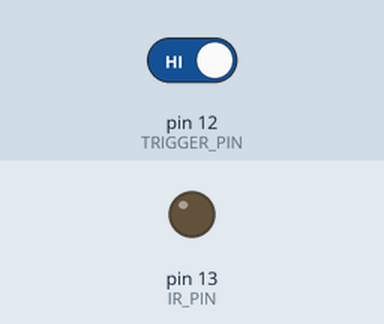
This program was run on a simulated Arduino Uno, built with avr-gcc and run on an emulated ATmega328P. Parts: output pins drawn as LEDs (lit = HIGH). The test bench sets the inputs (shaded band); at power-on: pin 12 (TRIGGER_PIN) HIGH.

Above: at 3.0 s.
3.1 s: pin 12 (TRIGGER_PIN) driven LOW
At 4.2 s:
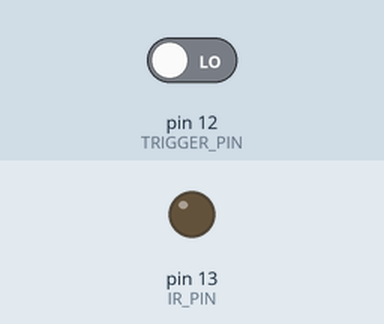
4.7 s: pin 12 (TRIGGER_PIN) driven HIGH
At 5.6 s:
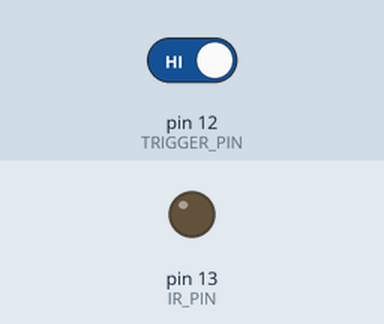
Timing chart, 0 to 14.2 s (numbered marks = the images above; inputs shaded):
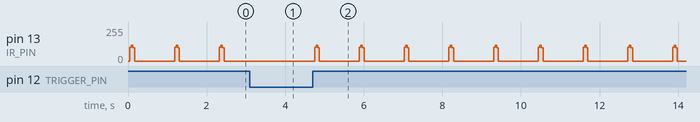

Measured:
- after the input at 3.1 s, pin 13 (IR_PIN): stays 0/255 (without the input it goes to 102/255 after 0.36 s)
- after the input at 4.7 s, pin 13 (IR_PIN): 0/255 → 102/255 after 0.05 s, then repeats every 1.1 s: 117/255 0.04 s, 100/255 0.04 s, 0/255 1.0 s, 102/255 0.04 s
- by itself, pin 13 (IR_PIN): repeats every 1.1 s: 117/255 0.04 s, 100/255 0.04 s, 0/255 1.0 s, 102/255 0.04 s

The program:

main.cpp
```cpp
/**
 * Blink
 *
 * Turns on an LED on for one second,
 * then off for one second, repeatedly.
 */
#include "Arduino.h"
#include "delay_x.h"

#define MYUBRR 3      // 230.4k baudrate, F_CPU = 16MHz

// We're using pin 13, which is also connected to the internal LED. That means we need to use Port B, pin 5. See: https://www.arduino.cc/en/Reference/PortManipulation
#define IR_PORT PORTB
#define IR_DDR DDRB
#define IR_PIN 5 // corresponds to Arduino pin 13
// #define TRIGGER_PIN 4 // corresponds to Arduino pin 12
#define TRIGGER_PIN 12

#define set_bit(x,y)  x|=(1<<y)
#define clear_bit(x,y)  x&=~(1<<y)

void setup()
{
  // initialize LED digital pin as an output.
  set_bit(IR_DDR, IR_PIN);
  pinMode(TRIGGER_PIN, INPUT);
  // clear_bit(IR_DDR, TRIGGER_PIN);
  // Serial.begin(115200);
}

void send_one() {
  set_bit(IR_PORT, IR_PIN);
  _delay_us(430);
  clear_bit(IR_PORT, IR_PIN);
  _delay_us(1265);
}

void send_zero() {
  set_bit(IR_PORT, IR_PIN);
  _delay_us(450);
  clear_bit(IR_PORT, IR_PIN);
  _delay_us(420);
}

void send_bit(boolean bit) {
  bit ? send_one() : send_zero();
}

void send_header() {
  set_bit(IR_PORT, IR_PIN);
  _delay_us(3400);
  clear_bit(IR_PORT, IR_PIN);
  _delay_us(1750);
}

void send_footer() {
  set_bit(IR_PORT, IR_PIN);
  _delay_us(440);
  clear_bit(IR_PORT, IR_PIN);
  _delay_us(20000);
}

void send_byte(byte data) {
  for (unsigned int i = 0; i < 8; i++) {
    send_bit(data & 0b00000001);
    data >>= 1;
  }
}

void loop()
{
  while (!digitalRead(TRIGGER_PIN)) {
  }

  send_header();
  send_byte(0x23);
  send_byte(0xcb);
  send_byte(0x26);
  send_byte(0x01);
  send_byte(0x00);
  send_byte(0x24);
  send_byte(0x03);
  send_byte(0x08);
  send_byte(0x00);
  send_byte(0x00);
  send_byte(0x00);
  send_byte(0x00);
  send_byte(0x00);
  send_byte(0x44);
  send_footer();

  _delay_ms(1000);
}
```

delay_x.h
```cpp
// (licence header left out)
/*
 *  delay_x.h
 *
 *  Accurate delays ranging from a single CPU cycle up to
 *  more than 500 second (e.g. with 8MHz device):
 *
 *  The idea for the functions below was heavily inspired by the
 *  file <avr/delay.h> which is part of the excellent WinAVR
 *  distribution. Therefore, thanks to Marek Michalkiewicz and
 *  Joerg Wunsch.
 *
 *  The idea is to have the GCC preprocessor handle all calculations
 *  necessary for determining the exact implementation of a delay
 *  algorithm. The implementation itself is then inlined into the
 *  user code.
 *  In this way it is possible to always get the code size optimized
 *  delay implementation.
 *
 *  !!======================================================!!
 *  !! Requires compile time constants for the delay        !!
 *  !! Requires compiler optimization                       !!
 *  !!======================================================!!
 *
 */

#ifndef _AVR_DELAY_X_H_
#define _AVR_DELAY_X_H_ 1

#include <inttypes.h>

#ifndef F_CPU
# warning "Macro F_CPU must be defined"
#endif


/*
 *
 *   _ d e l a y _ n s (double __ns)
 *   _ d e l a y _ u s (double __us)
 *   _ d e l a y _ m s (double __ms)
 *   _ d e l a y _ s   (double __s)
 *
 *   Perform a very exact delay with a resolution as accurate as a
 *   single CPU clock (the macro F_CPU is supposed to be defined to a
 *   constant defining the CPU clock frequency in Hertz).
 *
 */
#define _delay_ns(__ns)     _delay_cycles( (double)(F_CPU)*((double)__ns)/1.0e9 + 0.5 )
#define _delay_us(__us)     _delay_cycles( (double)(F_CPU)*((double)__us)/1.0e6 + 0.5 )
#define _delay_ms(__ms)     _delay_cycles( (double)(F_CPU)*((double)__ms)/1.0e3 + 0.5 )
#define _delay_s(  __s)     _delay_cycles( (double)(F_CPU)*((double)__s )/1.0e0 + 0.5 )

/* ==========================================================================*/

/*
 * Forward declaration for all functions with attribute
 * 'always_inline' enforces GCC to inline the code (even
 * if it would be better not to do so from optimization
 * perspective).
 * Without this attribute GCC is free to implement
 * inline code or not (using the keyword 'inline'
 * alone is not sufficient).
 *
 */
static __inline__ void _NOP1( void) __attribute__((always_inline));
static __inline__ void _NOP2( void) __attribute__((always_inline));
static __inline__ void _NOP3( void) __attribute__((always_inline));
static __inline__ void _NOP4( void) __attribute__((always_inline));
static __inline__ void _NOP5( void) __attribute__((always_inline));
static __inline__ void _NOP6( void) __attribute__((always_inline));
static __inline__ void _NOP7( void) __attribute__((always_inline));
static __inline__ void _NOP8( void) __attribute__((always_inline));
static __inline__ void _NOP9( void) __attribute__((always_inline));
static __inline__ void _NOP10(void) __attribute__((always_inline));
static __inline__ void _NOP11(void) __attribute__((always_inline));
static __inline__ void _NOP12(void) __attribute__((always_inline));

static __inline__ void _delay_loop_3(  uint32_t) __attribute__((always_inline));
static __inline__ void _delay_loop_1_x( uint8_t) __attribute__((always_inline));
static __inline__ void _delay_loop_2_x(uint16_t) __attribute__((always_inline));
static __inline__ void _delay_loop_3_x(uint32_t) __attribute__((always_inline));

static __inline__ void _delay_cycles(const double) __attribute__((always_inline));


/*
 * _ N O P x ( void )
 *
 * Code size optimized NOPs - not using any registers
 *
 * These NOPs will be used for very short delays where
 * it is more code efficient than executing loops.
 *
 */
static __inline__ void _NOP1 (void) { __asm__ volatile ( "nop    " "\n\t" ); }
static __inline__ void _NOP2 (void) { __asm__ volatile ( "rjmp 1f" "\n\t"  "1:" "\n\t" ); }
static __inline__ void _NOP3 (void) { __asm__ volatile ( "lpm    " "\n\t" ); }
static __inline__ void _NOP4 (void) { _NOP3(); _NOP1(); }
static __inline__ void _NOP5 (void) { _NOP3(); _NOP2(); }
static __inline__ void _NOP6 (void) { _NOP3(); _NOP3(); }
static __inline__ void _NOP7 (void) { _NOP3(); _NOP3(); _NOP1(); }
static __inline__ void _NOP8 (void) { _NOP3(); _NOP3(); _NOP2(); }
static __inline__ void _NOP9 (void) { _NOP3(); _NOP3(); _NOP3(); }
static __inline__ void _NOP10(void) { _NOP3(); _NOP3(); _NOP3(); _NOP1(); }
static __inline__ void _NOP11(void) { _NOP3(); _NOP3(); _NOP3(); _NOP2(); }
static __inline__ void _NOP12(void) { _NOP3(); _NOP3(); _NOP3(); _NOP3(); }


/*
 *  _ d e l a y _ l o o p _ 3( uint32_t __count )
 *
 * This delay loop is not used in the code below: It is
 * a supplement to the _delay_loop_1() and _delay_loop_2()
 * within standard WinAVR <arv/delay.h> giving a wider
 * (32 bit) delay range.
 *
 */
static __inline__ void
_delay_loop_3( uint32_t __count )
{
    __asm__ volatile (
        "1: sbiw %A0,1" "\n\t"
        "sbc %C0,__zero_reg__" "\n\t"
        "sbc %D0,__zero_reg__" "\n\t"
        "brne 1b"
        : "=w" (__count)
        : "0" (__count)
    );
}


/*
 *  _ d e l a y _ l o o p _ 1 _ x( uint8_t __n )
 *  _ d e l a y _ l o o p _ 2 _ x( uint16_t  __n )
 *  _ d e l a y _ l o o p _ 3 _ x( uint32_t __n )
 *
 *  These delay loops always have exactly 4(8) cycles per loop.
 *  They use a 8/16/32 bit register counter respectively.
 *
 */
static __inline__ void      /* exactly 4 cycles/loop, max 2**8 loops */
_delay_loop_1_x( uint8_t __n )
{                                               /* cycles per loop      */
    __asm__ volatile (                          /* __n..one        zero */
        "1: dec  %0"   "\n\t"                   /*    1             1   */
        "   breq 2f"   "\n\t"                   /*    1             2   */
        "2: brne 1b"   "\n\t"                   /*    2             1   */
        : "=r" (__n)                            /*  -----         ----- */
        : "0" (__n)                             /*    4             4   */
    );
}

static __inline__ void      /* exactly 4 cycles/loop, max 2**16 loops */
_delay_loop_2_x( uint16_t __n )
{                                               /* cycles per loop      */
    __asm__ volatile (                          /* __n..one        zero */
        "1: sbiw %0,1"   "\n\t"                 /*    2             2   */
        "   brne 1b  "   "\n\t"                 /*    2             1   */
        "   nop      "   "\n\t"                 /*                  1   */
        : "=w" (__n)                            /*  -----         ----- */
        : "0" (__n)                             /*    4             4   */
    );
}

static __inline__ void      /* exactly 8 cycles/loop, max 2**32 loops */
_delay_loop_3_x( uint32_t __n )
{                                               /* cycles per loop      */
    __asm__ volatile (                          /* __n..one        zero */
        "1: sbiw %A0,1           "  "\n\t"      /*    2             2   */
        "   sbc  %C0,__zero_reg__"  "\n\t"      /*    1             1   */
        "   sbc  %D0,__zero_reg__"  "\n\t"      /*    1             1   */
        "   nop                  "  "\n\t"      /*    1             1   */
        "   breq 2f              "  "\n\t"      /*    1             2   */
        "2: brne 1b              "  "\n\t"      /*    2             1   */
        : "=w" (__n)                            /*  -----         ----- */
        : "0" (__n)                             /*    8             8   */
    );
}


/*
 *
 *  _ d e l a y _ c y c l e s (double __ticks_d)
 *
 *  Perform an accurate delay of a given number of processor cycles.
 *
 *  All the floating point arithmetic will be handled by the
 *  GCC Preprocessor and no floating point code will be generated.
 *  Allthough the parameter __ticks_d is of type 'double' this
 *  function can be called with any constant integer value, too.
 *  GCC will handle the casting appropriately.
 *
 *  With an 8 MHz clock e.g., delays ranging from 125 nanoseconds
 *  up to (2**32-1) * 125ns ~= 536,87 seconds are feasible.
 *
 */
static __inline__ void
_delay_cycles(const double __ticks_d)
{
    uint32_t __ticks = (uint32_t)(__ticks_d);
    uint32_t __padding;
    uint32_t __loops;

    /*
     * Special optimization for very
     * small delays - not using any register.
     */
    if( __ticks <= 12 )  {              /* this can be done with 4 opcodes      */
        __padding = __ticks;

    /* create a single byte counter */
    } else if( __ticks <= 0x400 )  {
        __ticks -= 1;                   /* caller needs 1 cycle to init counter */
        __loops = __ticks / 4;
        __padding = __ticks % 4;
        if( __loops != 0 )
            _delay_loop_1_x( (uint8_t)__loops );

    /* create a two byte counter */
    } else if( __ticks <= 0x40001 )  {
        __ticks -= 2;                   /* caller needs 2 cycles to init counter */
        __loops = __ticks / 4;
        __padding = __ticks % 4;
        if( __loops != 0 )
            _delay_loop_2_x( (uint16_t)__loops );

    /* create a four byte counter */
    } else  {
        __ticks -= 4;                   /* caller needs 4 cycles to init counter */
        __loops = __ticks / 8;
        __padding = __ticks % 8;
        if( __loops != 0 )
            _delay_loop_3_x( (uint32_t)__loops );
    }

    if( __padding ==  1 )  _NOP1();
    if( __padding ==  2 )  _NOP2();
    if( __padding ==  3 )  _NOP3();
    if( __padding ==  4 )  _NOP4();
    if( __padding ==  5 )  _NOP5();
    if( __padding ==  6 )  _NOP6();
    if( __padding ==  7 )  _NOP7();
    if( __padding ==  8 )  _NOP8();
    if( __padding ==  9 )  _NOP9();
    if( __padding == 10 ) _NOP10();
    if( __padding == 11 ) _NOP11();
    if( __padding == 12 ) _NOP12();
}


#endif /* _AVR_DELAY_X_H_ */
```
